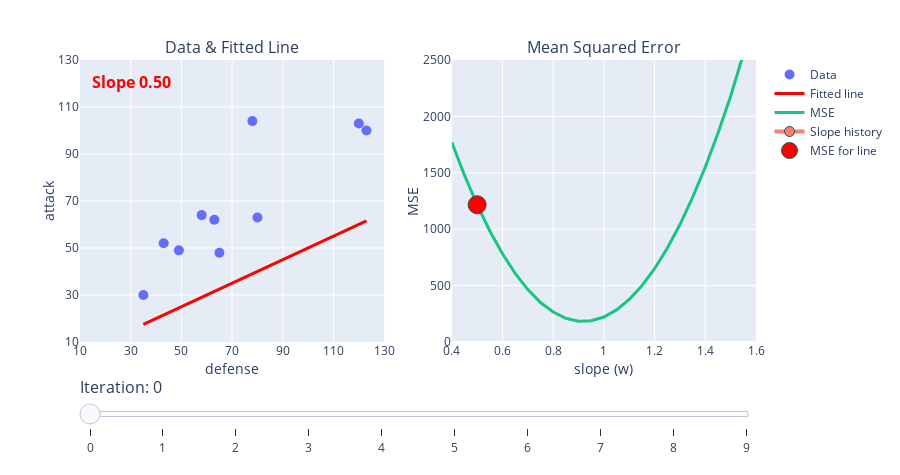

This figure's notebook cell:
### Code cell
plot_gradient_descent(x, y, w=0.5, alpha=5e-5)

### Figure 1 — Plotly figure (JSON) as saved in the notebook; plotly's stock layout.template omitted (floating-point values rounded to 4 significant figures)
{"data": [{"marker": {"size": 10}, "mode": "markers", "name": "Data", "type": "scatter", "x": [35, 43, 49, 58, 63, 65, 78, 80, 120, 123], "xaxis": "x", "y": [30, 52, 49, 64, 62, 48, 104, 63, 103, 100], "yaxis": "y"}, {"line": {"color": "red", "width": 3}, "mode": "lines", "name": "Fitted line", "type": "scatter", "x": [35, 43, 49, 58, 63, 65, 78, 80, 120, 123], "xaxis": "x", "y": [17.5, 21.5, 24.5, 29, 31.5, 32.5, 39, 40, 60, 61.5], "yaxis": "y"}, {"line": {"color": "#1ac584", "width": 3}, "mode": "lines", "name": "MSE", "type": "scatter", "x": [0.4, 0.45, 0.5, 0.55, 0.6, 0.65, 0.7, 0.75, 0.8, 0.85, 0.9, 0.95, 1.0, 1.05, 1.1, 1.15, 1.2, 1.25, 1.3, 1.35, 1.4, 1.45, 1.5, 1.55, 1.6], "xaxis": "x2", "y": [1770.0, 1479.0, 1217.0, 984.4, 781.5, 608.2, 464.4, 350.1, 265.3, 210.1, 184.4, 188.2, 221.5, 284.4, 376.7, 498.6, 650.0, 831.0, 1041.0, 1281.0, 1551.0, 1850.0, 2179.0, 2537.0, 2924.0], "yaxis": "y2"}, {"line": {"color": "salmon", "width": 4}, "marker": {"line": {"color": "DarkSlateGrey", "width": 1}, "size": 10}, "mode": "markers+lines", "name": "Slope history", "type": "scatter", "x": [0.5], "xaxis": "x2", "y": [1217.0], "yaxis": "y2"}, {"line": {"color": "red"}, "marker": {"line": {"color": "DarkSlateGrey", "width": 1}, "size": 18}, "mode": "markers", "name": "MSE for line", "type": "scatter", "x": [0.5], "xaxis": "x2", "y": [1217.0], "yaxis": "y2"}, {"mode": "text", "showlegend": false, "text": "<b>Slope 0.50<b>", "textfont": {"color": "red", "size": 16}, "type": "scatter", "x": [30.3], "xaxis": "x", "y": [120], "yaxis": "y"}], "layout": {"annotations": [{"font": {"size": 16}, "showarrow": false, "text": "Data & Fitted Line", "x": 0.225, "xanchor": "center", "xref": "paper", "y": 1, "yanchor": "bottom", "yref": "paper"}, {"font": {"size": 16}, "showarrow": false, "text": "Mean Squared Error", "x": 0.775, "xanchor": "center", "xref": "paper", "y": 1, "yanchor": "bottom", "yref": "paper"}], "height": 475, "margin": {"t": 60}, "sliders": [{"currentvalue": {"font": {"size": 16}, "prefix": "Iteration: ", "visible": true}, "pad": {"b": 10, "t": 30}, "steps": [{"args": [[0], {"frame": {"duration": 0, "easing": "linear", "redraw": false}, "transition": {"duration": 0, "easing": "linear"}}], "label": "0", "method": "animate"}, {"args": [[1], {"frame": {"duration": 0, "easing": "linear", "redraw": false}, "transition": {"duration": 0, "easing": "linear"}}], "label": "1", "method": "animate"}, {"args": [[2], {"frame": {"duration": 0, "easing": "linear", "redraw": false}, "transition": {"duration": 0, "easing": "linear"}}], "label": "2", "method": "animate"}, {"args": [[3], {"frame": {"duration": 0, "easing": "linear", "redraw": false}, "transition": {"duration": 0, "easing": "linear"}}], "label": "3", "method": "animate"}, {"args": [[4], {"frame": {"duration": 0, "easing": "linear", "redraw": false}, "transition": {"duration": 0, "easing": "linear"}}], "label": "4", "method": "animate"}, {"args": [[5], {"frame": {"duration": 0, "easing": "linear", "redraw": false}, "transition": {"duration": 0, "easing": "linear"}}], "label": "5", "method": "animate"}, {"args": [[6], {"frame": {"duration": 0, "easing": "linear", "redraw": false}, "transition": {"duration": 0, "easing": "linear"}}], "label": "6", "method": "animate"}, {"args": [[7], {"frame": {"duration": 0, "easing": "linear", "redraw": false}, "transition": {"duration": 0, "easing": "linear"}}], "label": "7", "method": "animate"}, {"args": [[8], {"frame": {"duration": 0, "easing": "linear", "redraw": false}, "transition": {"duration": 0, "easing": "linear"}}], "label": "8", "method": "animate"}, {"args": [[9], {"frame": {"duration": 0, "easing": "linear", "redraw": false}, "transition": {"duration": 0, "easing": "linear"}}], "label": "9", "method": "animate"}]}], "width": 900, "xaxis": {"anchor": "y", "domain": [0, 0.45], "dtick": 20, "range": [10, 130], "tick0": 10, "title": {"standoff": 0, "text": "defense"}}, "xaxis2": {"anchor": "y2", "domain": [0.55, 1], "dtick": 0.2, "range": [0.4, 1.6], "tick0": 0.4, "title": {"standoff": 0, "text": "slope (w)"}}, "yaxis": {"anchor": "x", "domain": [0, 1], "dtick": 20, "range": [10, 130], "tick0": 10, "title": {"standoff": 0, "text": "attack"}}, "yaxis2": {"anchor": "x2", "domain": [0, 1], "range": [0, 2500], "title": {"standoff": 0, "text": "MSE"}}}}
